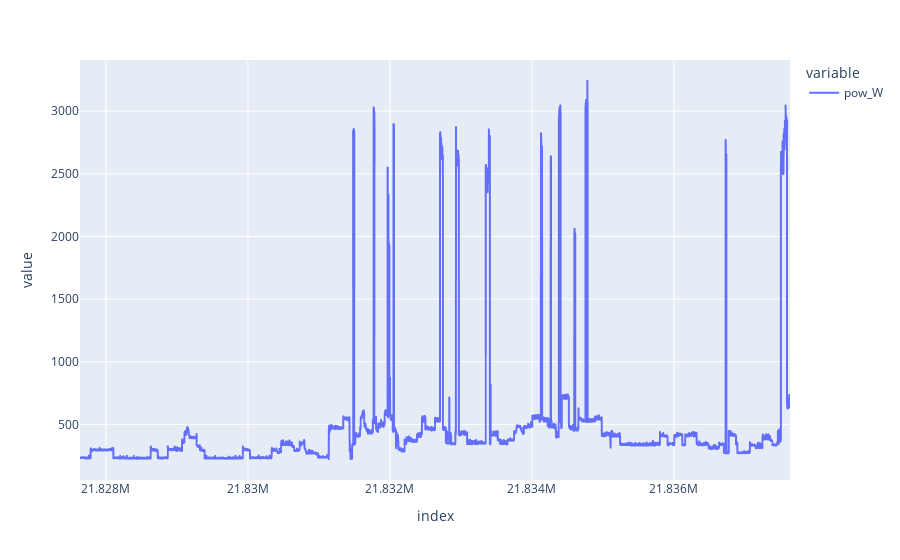

Notebook code cell kept with this figure:
### Code cell
# plot timer series of aggregate
fig = px.line(test_df['pow_W'][-10000:])
fig.show()

### Figure 1 — Plotly figure (JSON) as saved in the notebook; plotly's stock layout.template omitted (floating-point values rounded to 4 significant figures; data arrays with more than 128 entries replaced by an {"elided": "..."} marker saying what was removed)
{"data": [{"hovertemplate": "variable=pow_W<br>index=%{x}<br>value=%{y}<extra></extra>", "legendgroup": "pow_W", "line": {"color": "#636efa", "dash": "solid"}, "marker": {"symbol": "circle"}, "mode": "lines", "name": "pow_W", "showlegend": true, "type": "scattergl", "x": {"elided": "10000 int values"}, "xaxis": "x", "y": {"elided": "10000 int values"}, "yaxis": "y"}], "layout": {"legend": {"title": {"text": "variable"}, "tracegroupgap": 0}, "margin": {"t": 60}, "xaxis": {"anchor": "y", "domain": [0, 1], "title": {"text": "index"}}, "yaxis": {"anchor": "x", "domain": [0, 1], "title": {"text": "value"}}}}
